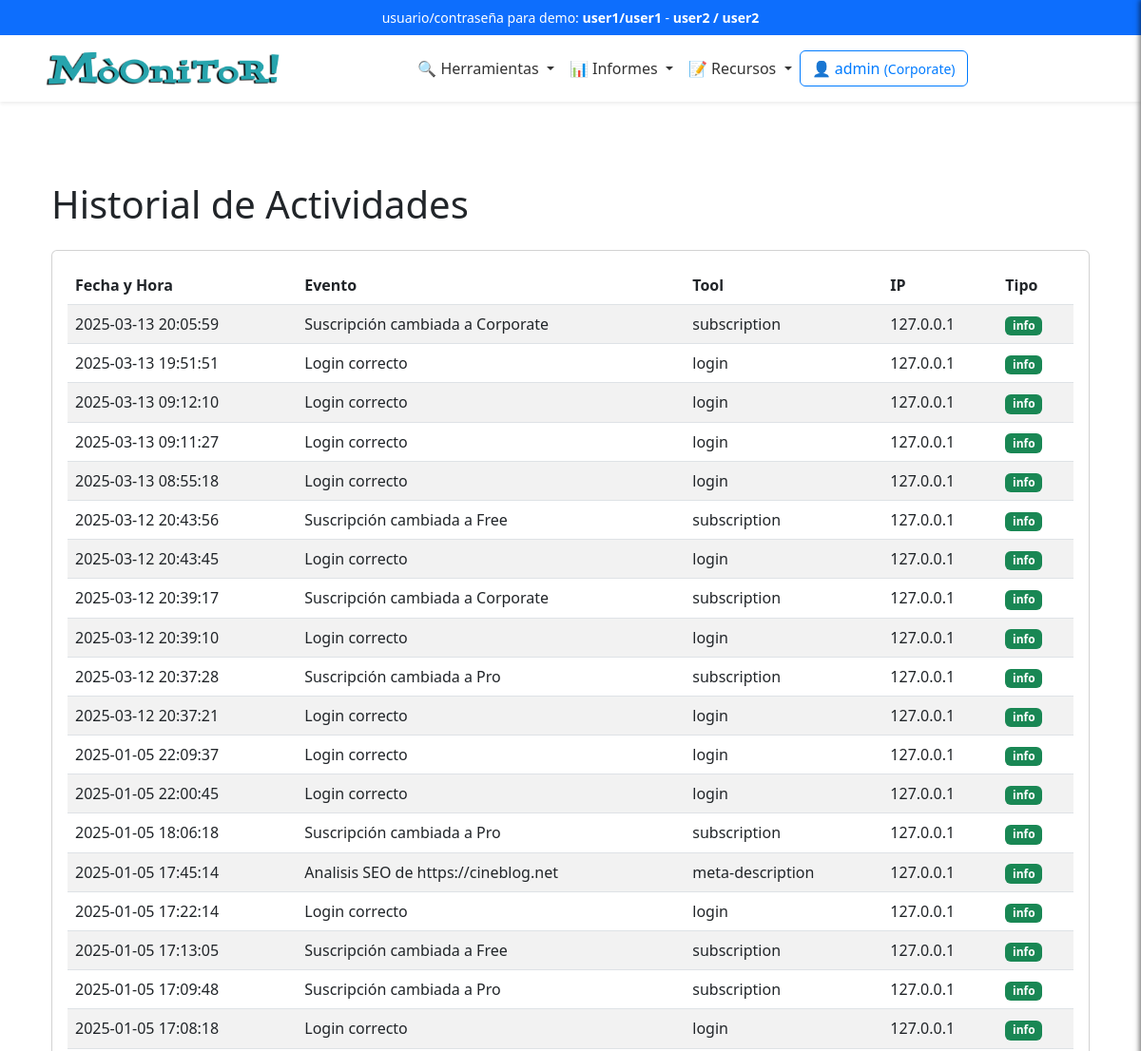
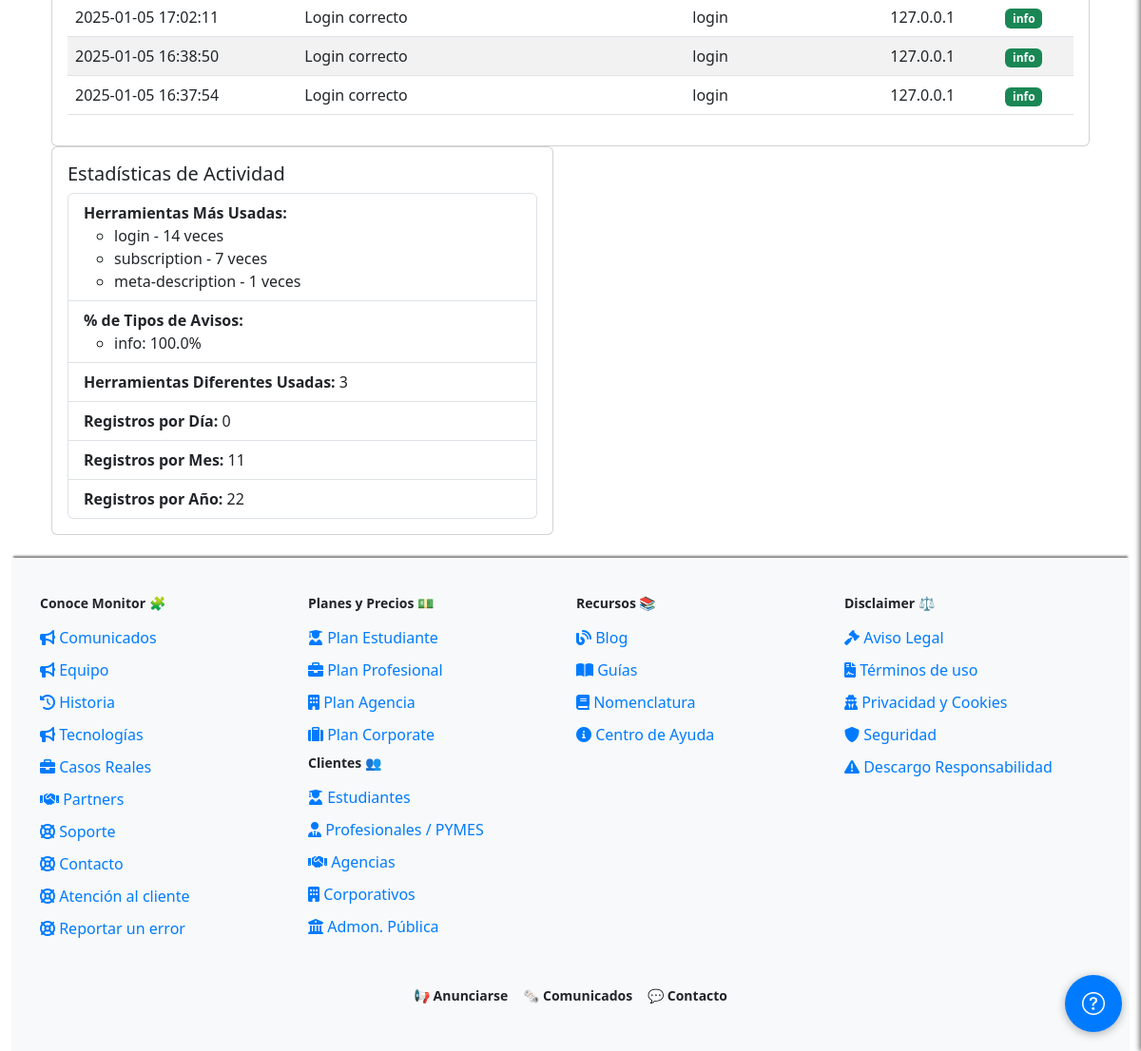
Page /profile/logs (signed in) on the committed database (2 pictures, top to bottom).
### app/models/user_model.py (models this page shows, shortened)
class Users(UserMixin, db.Model):
    __tablename__ = 'Users'
    id = db.Column(db.Integer, primary_key=True)
    username = db.Column(db.String(80), unique=True, nullable=False)
    email = db.Column(db.String(120), unique=True, nullable=False)
    password_hash = db.Column(db.String(255), nullable=False)
    token = db.Column(db.String(255), index=True, unique=True)
    active = db.Column(db.Boolean, default=False)
    registered_on = db.Column(db.DateTime,
                              nullable=False,
                              default=datetime.datetime.utcnow)
    config = db.Column(JSONType)
    role = db.Column(db.String(20), nullable=False, default='usuario')
    subscription_plan = db.Column(Enum('Free',
                                       'Pro',
                                       'Corporate',
                                       name='subscription_plans'),
                                  default='Free')
    subscription_currency = db.Column(
        db.String(3), default='EUR')  # ISO currency codes (e.g., USD, EUR)
    subscription_expiration = db.Column(db.DateTime, nullable=True)
    subscription_frequency = db.Column(Enum('Monthly',
                                            'Annually',
                                            name='subscription_frequency'),
                                       default='Monthly')
    primary_payment = db.Column(JSONType, nullable=True)  # IBAN, SWIFT, etc.
    secondary_payment = db.Column(JSONType, nullable=True)
    transactions = db.relationship('Transaction', backref='user', lazy=True)
    def is_subscription_active(self):
        if not self.subscription_expiration:
            return False
        return self.subscription_expiration > datetime.datetime.utcnow()

class UserLog(db.Model):
    __tablename__ = 'UserLogs'
    id = db.Column(db.Integer, primary_key=True)
    user_id = db.Column(db.Integer, db.ForeignKey('Users.id'), nullable=False)
    username = db.Column(db.String(80), nullable=False)
    event = db.Column(db.String(255),
                      nullable=False)  # Description of the event
    tool = db.Column(db.String(255), nullable=False)  # Tool used
    timestamp = db.Column(db.DateTime,
                          nullable=False,
                          default=datetime.datetime.utcnow)
    ip_address = db.Column(db.String(45), nullable=False)  # Supports IPv4/IPv6
    log_type = db.Column(Enum('info', 'warn', 'err', name='log_types'),
                         nullable=False)

### app/views/user_views.py (the view)
@app.route('/profile/logs')
@login_required
def view_logs():
    breadcrumbs = [{
        'url': '/profile',
        'text': 'Perfil'
    }, {
        'url': '/profile/logs',
        'text': 'Historial de Actividades'
    }]
    logs = UserLog.query.filter_by(user_id=current_user.id).order_by(
        UserLog.timestamp.desc()).all()
    stats = calculate_log_statistics(logs)
    return render_template('user/view_logs.html',
                           logs=logs,
                           stats=stats,
                           breadcrumbs=breadcrumbs)

### app/__init__.py (called while the page is built)
@app.context_processor
def inject_sidebar_info():
    return dict(is_admin=current_user.is_authenticated
                and current_user.role == 'admin')

@app.context_processor
def inject_breadcrumb():
    breadcrumbs = [{
        'url': '/',
        'text': 'Inicio'
    }, {
        'url': '/profile',
        'text': 'Opcion 1'
    }, {
        'url': '/profile/edit',
        'text': 'Sub opcion 1'
    }]
    return {'breadcrumbs': breadcrumbs}

@app.context_processor
def inject_grouped_tools():
    grouped_tools = {}
    for category, tools_in_category in groupby(sorted(
            tools, key=itemgetter('category')),
                                               key=itemgetter('category')):
        subcategories = {}
        for subcategory, tools_in_subcategory in groupby(
                sorted(tools_in_category, key=itemgetter('subcategory')),
                key=itemgetter('subcategory')):
            subcategories[subcategory] = list(tools_in_subcategory)
        grouped_tools[category] = subcategories
    return dict(grouped_tools=grouped_tools)

@login_manager.user_loader
def load_user(user_id):
    return Users.query.get(int(user_id))

### app/templates/user/view_logs.html (shortened to what this page needs)
{% extends 'base.html' %}
{% block content %}
<div class="container">
  <h1 class="my-4">Historial de Actividades</h1>
  <div class="card">
    <div class="card-body">
      {% if logs %}
      <table id="logsTable" class="table table-striped">
        <thead>
          <tr>
            <th>Fecha y Hora</th>
            <th>Evento</th>
            <th>Tool</th>
            <th>IP</th>
            <th>Tipo</th>
          </tr>
        </thead>
        <tbody>
          {% for log in logs %}
          <tr>
            <td>{{ log.timestamp.strftime('%Y-%m-%d %H:%M:%S') }}</td>
            <td>{{ log.event }}</td>
            <td>{{ log.tool }}</td>
            <td>{{ log.ip_address }}</td>
            <td>
              <span class="badge {% if log.log_type == 'info' %}bg-success{% elif log.log_type == 'warn' %}bg-warning{% else %}bg-danger{% endif %}">
                {{ log.log_type }}
              </span>
            </td>
          </tr>
          {% endfor %}
        </tbody>
      </table>
      {% else %}
      <p>No hay registros de actividad disponibles.</p>
      {% endif %}
    </div>
  </div>
    <div class="row mb-4">
        <div class="col-md-6">
          <div class="card">
            <div class="card-body">
              <h5 class="card-title">Estadísticas de Actividad</h5>
              <ul class="list-group">
                <li class="list-group-item">
                  <strong>Herramientas Más Usadas:</strong>
                  <ul>
                    {% for tool, count in stats['most_used_tools'] %}
                    <li>{{ tool }} - {{ count }} veces</li>
                    {% endfor %}
                  </ul>
                </li>
                <li class="list-group-item">
                  <strong>% de Tipos de Avisos:</strong>
                  <ul>
                    {% for log_type, percentage in stats['log_type_percentages'].items() %}
                    <li>{{ log_type }}: {{ percentage|round(2) }}%</li>
                    {% endfor %}
                  </ul>
                </li>
                <li class="list-group-item">
                  <strong>Herramientas Diferentes Usadas:</strong> {{ stats['unique_tools'] }}
                </li>
                <li class="list-group-item">
                  <strong>Registros por Día:</strong> {{ stats['logs_per_day'] }}
                </li>
                <li class="list-group-item">
                  <strong>Registros por Mes:</strong> {{ stats['logs_per_month'] }}
                </li>
                <li class="list-group-item">
                  <strong>Registros por Año:</strong> {{ stats['logs_per_year'] }}
                </li>
              </ul>
            </div>
          </div>
        </div>
      </div>
</div>
{% endblock %}

### app/templates/inc/navbar.html (shortened to what this page needs)
<nav class="navbar navbar-expand-lg navbar-light bg-white shadow-sm">
  <div class="container">
    <a class="navbar-brand mx-auto" href="{{ url_for('index') }}">
      <img src="{{ url_for('static', filename='logo.png') }}" alt="Logo" height="50"
        class="d-inline-block align-text-top">
    </a>
    <div class="collapse navbar-collapse justify-content-center" id="navbarNav">
      <ul class="navbar-nav align-items-center">
        <li class="nav-item dropdown">
          <a class="nav-link dropdown-toggle" href="#" id="domainDnsDropdown" role="button" data-bs-toggle="dropdown"
            aria-expanded="false">
            🔍 Herramientas
          </a>
        </li>
        <li class="nav-item dropdown">
          <a class="nav-link dropdown-toggle" href="#" id="domainDnsDropdown" role="button" data-bs-toggle="dropdown"
            aria-expanded="false">
            📊 Informes
          </a>
        </li>
        <li class="nav-item dropdown">
          <a class="nav-link dropdown-toggle" href="#" id="domainDnsDropdown" role="button" data-bs-toggle="dropdown"
            aria-expanded="false">
            📝 Recursos
          </a>
        </li>
      </ul>
    <div class="d-flex flex-column flex-sm-row align-items-center justify-content-center ms-0 mb-3 mt-3">
      {% if current_user.is_authenticated %}
          <a href="/dashboard" class="btn btn-outline-primary mb-2 mb-sm-0 me-sm-2">
              <span class="item-responsive">👤 {{ current_user.username }}
                  <small>({{ current_user.subscription_plan }})</small>
              </span>
          </a>
      {% endif %}
  </div>
    </div>
  </div>
</nav>

### app/static/css/style.css (style rules this page uses)
:root { --primary-color: #007bff; --secondary-color: #6c757d; --background-color: #f8f9fa; --text-color: #212529; --info-color: #7c71c5; --navbar-background: white; --navbar-shadow: 0 4px 2px -2px rgba(0, 0, 0, 0.1); --navbar-link: #333; --white: #fff; --featured-column: #f9f9f9; --menu-header: #000; --menu-separator: #ccc; --hover-background: #e0e0e0; }
body { display: flex; flex-direction: column; min-height: 100vh; background-image: url('https://ciberpunk.es/wp-content/uploads/2020/12/finance4-section-bg2.png'); background-repeat: repeat-y; background-blend-mode: normal; }
.navbar { background-color: var(--navbar-background); box-shadow: var(--navbar-shadow); width: 100%; display: block; padding: 0; position: relative; }
.navbar-nav .nav-link { color: var(--navbar-link); }
.btn-outline-primary { border-color: var(--primary-color); color: var(--primary-color); }
.row { margin-right: 0 !important; }

### rows in the picture
Users: username "admin", subscription_plan "Corporate"
UserLog: timestamp "2025-03-13 20:05:59", event "Suscripción cambiada a Corporate", tool "subscription", ip_address "127.0.0.1", log_type "info", count "7"
UserLog: timestamp "2025-03-13 19:51:51", event "Login correcto", tool "login", ip_address "127.0.0.1", log_type "info", count "14"
UserLog: timestamp "2025-03-13 09:12:10", event "Login correcto", tool "login", ip_address "127.0.0.1", log_type "info"
UserLog: timestamp "2025-03-13 09:11:27", event "Login correcto", tool "login", ip_address "127.0.0.1", log_type "info"
UserLog: timestamp "2025-03-13 08:55:18", event "Login correcto", tool "login", ip_address "127.0.0.1", log_type "info"
UserLog: timestamp "2025-03-12 20:43:56", event "Suscripción cambiada a Free", tool "subscription", ip_address "127.0.0.1", log_type "info"
UserLog: timestamp "2025-03-12 20:43:45", event "Login correcto", tool "login", ip_address "127.0.0.1", log_type "info"
UserLog: timestamp "2025-03-12 20:39:17", event "Suscripción cambiada a Corporate", tool "subscription", ip_address "127.0.0.1", log_type "info"
UserLog: timestamp "2025-03-12 20:39:10", event "Login correcto", tool "login", ip_address "127.0.0.1", log_type "info"
UserLog: timestamp "2025-03-12 20:37:28", event "Suscripción cambiada a Pro", tool "subscription", ip_address "127.0.0.1", log_type "info"
UserLog: timestamp "2025-03-12 20:37:21", event "Login correcto", tool "login", ip_address "127.0.0.1", log_type "info"
UserLog: timestamp "2025-01-05 22:09:37", event "Login correcto", tool "login", ip_address "127.0.0.1", log_type "info"
UserLog: timestamp "2025-01-05 22:00:45", event "Login correcto", tool "login", ip_address "127.0.0.1", log_type "info"
UserLog: timestamp "2025-01-05 18:06:18", event "Suscripción cambiada a Pro", tool "subscription", ip_address "127.0.0.1", log_type "info"
UserLog: timestamp "2025-01-05 17:45:14", event "Analisis SEO de https://cineblog.net", tool "meta-description", ip_address "127.0.0.1", log_type "info", user "1"
UserLog: timestamp "2025-01-05 17:22:14", event "Login correcto", tool "login", ip_address "127.0.0.1", log_type "info"
UserLog: timestamp "2025-01-05 17:13:05", event "Suscripción cambiada a Free", tool "subscription", ip_address "127.0.0.1", log_type "info"
UserLog: timestamp "2025-01-05 17:09:48", event "Suscripción cambiada a Pro", tool "subscription", ip_address "127.0.0.1", log_type "info"
UserLog: timestamp "2025-01-05 17:08:18", event "Login correcto", tool "login", ip_address "127.0.0.1", log_type "info"
UserLog: timestamp "2025-01-05 17:02:11", event "Login correcto", tool "login", ip_address "127.0.0.1", log_type "info"
UserLog: timestamp "2025-01-05 16:38:50", event "Login correcto", tool "login", ip_address "127.0.0.1", log_type "info"
UserLog: timestamp "2025-01-05 16:37:54", event "Login correcto", tool "login", ip_address "127.0.0.1", log_type "info"

### other values in the picture
{{ log_type }} "info"
{{ percentage|round(2) }} "100.0"
{{ stats['unique_tools'] }} "3"
{{ stats['logs_per_day'] }} "0"
{{ stats['logs_per_month'] }} "11"
{{ stats['logs_per_year'] }} "22"
